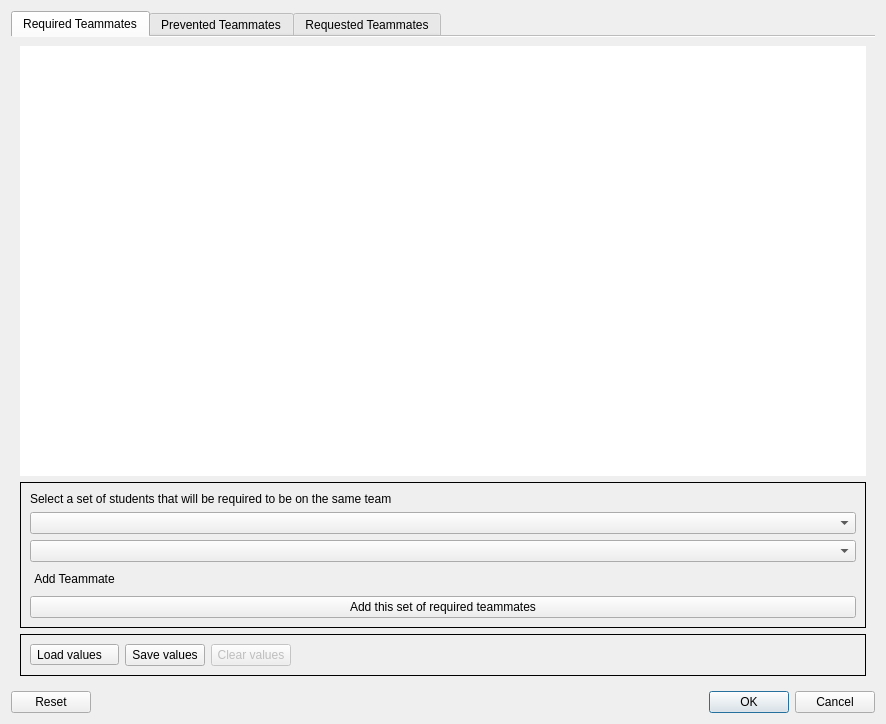
<?xml version="1.0" encoding="UTF-8"?>
<ui version="4.0">
 <class>TeammatesRulesDialog</class>
 <widget class="QDialog" name="TeammatesRulesDialog">
  <property name="geometry">
   <rect>
    <x>0</x>
    <y>0</y>
    <width>886</width>
    <height>724</height>
   </rect>
  </property>
  <property name="windowTitle">
   <string>Dialog</string>
  </property>
  <layout class="QGridLayout" name="gridLayout">
   <item row="1" column="0">
    <widget class="QDialogButtonBox" name="buttonBox">
     <property name="orientation">
      <enum>Qt::Horizontal</enum>
     </property>
     <property name="standardButtons">
      <set>QDialogButtonBox::Cancel|QDialogButtonBox::Ok|QDialogButtonBox::Reset</set>
     </property>
    </widget>
   </item>
   <item row="0" column="0">
    <widget class="QTabWidget" name="tabWidget">
     <property name="currentIndex">
      <number>0</number>
     </property>
     <property name="usesScrollButtons">
      <bool>false</bool>
     </property>
     <property name="documentMode">
      <bool>true</bool>
     </property>
     <widget class="QWidget" name="requiredTab">
      <attribute name="title">
       <string>Required Teammates</string>
      </attribute>
      <layout class="QVBoxLayout" name="reqVerticalLayout">
       <item>
        <widget class="QScrollArea" name="requiredScrollArea">
         <property name="frameShape">
          <enum>QFrame::NoFrame</enum>
         </property>
         <property name="frameShadow">
          <enum>QFrame::Plain</enum>
         </property>
         <property name="lineWidth">
          <number>0</number>
         </property>
         <property name="sizeAdjustPolicy">
          <enum>QAbstractScrollArea::AdjustToContents</enum>
         </property>
         <property name="widgetResizable">
          <bool>true</bool>
         </property>
         <widget class="QWidget" name="requiredScrollAreaWidget">
          <property name="geometry">
           <rect>
            <x>0</x>
            <y>0</y>
            <width>850</width>
            <height>418</height>
           </rect>
          </property>
          <layout class="QVBoxLayout" name="reqScrollAreaLayout">
           <property name="spacing">
            <number>0</number>
           </property>
           <property name="leftMargin">
            <number>0</number>
           </property>
           <property name="topMargin">
            <number>0</number>
           </property>
           <property name="rightMargin">
            <number>0</number>
           </property>
           <property name="bottomMargin">
            <number>0</number>
           </property>
           <item>
            <widget class="QTableWidget" name="required_tableWidget">
             <property name="frameShape">
              <enum>QFrame::NoFrame</enum>
             </property>
             <property name="frameShadow">
              <enum>QFrame::Plain</enum>
             </property>
             <property name="editTriggers">
              <set>QAbstractItemView::NoEditTriggers</set>
             </property>
             <property name="showDropIndicator" stdset="0">
              <bool>false</bool>
             </property>
             <property name="dragDropOverwriteMode">
              <bool>false</bool>
             </property>
             <property name="alternatingRowColors">
              <bool>true</bool>
             </property>
             <property name="selectionMode">
              <enum>QAbstractItemView::NoSelection</enum>
             </property>
             <property name="cornerButtonEnabled">
              <bool>false</bool>
             </property>
            </widget>
           </item>
          </layout>
         </widget>
        </widget>
       </item>
       <item>
        <widget class="QFrame" name="required_addFrame">
         <property name="frameShape">
          <enum>QFrame::Box</enum>
         </property>
         <property name="frameShadow">
          <enum>QFrame::Plain</enum>
         </property>
         <layout class="QVBoxLayout" name="verticalLayout_3">
          <item>
           <widget class="QLabel" name="required_explanationLabel">
            <property name="lineWidth">
             <number>0</number>
            </property>
            <property name="text">
             <string>Select a set of students that will be required to be on the same team</string>
            </property>
           </widget>
          </item>
          <item>
           <widget class="QComboBox" name="required_studentSelectComboBox">
            <property name="placeholderText">
             <string>Select a required teammate:</string>
            </property>
           </widget>
          </item>
          <item>
           <widget class="QComboBox" name="required_studentSelectComboBox2">
            <property name="placeholderText">
             <string>Select a required teammate:</string>
            </property>
           </widget>
          </item>
          <item alignment="Qt::AlignLeft">
           <widget class="QPushButton" name="required_addTeammatePushButton">
            <property name="text">
             <string>Add Teammate</string>
            </property>
            <property name="icon">
             <iconset resource="../gruepr.qrc">
              <normaloff>:/icons_new/addButton_black.png</normaloff>:/icons_new/addButton_black.png</iconset>
            </property>
            <property name="flat">
             <bool>true</bool>
            </property>
           </widget>
          </item>
          <item>
           <widget class="QPushButton" name="required_addSetPushButton">
            <property name="text">
             <string>Add this set of required teammates</string>
            </property>
           </widget>
          </item>
         </layout>
        </widget>
       </item>
       <item>
        <widget class="QFrame" name="required_valuesFrame">
         <property name="frameShape">
          <enum>QFrame::Box</enum>
         </property>
         <layout class="QHBoxLayout" name="requiredValuesLayout">
          <property name="leftMargin">
           <number>9</number>
          </property>
          <property name="topMargin">
           <number>9</number>
          </property>
          <property name="rightMargin">
           <number>9</number>
          </property>
          <property name="bottomMargin">
           <number>9</number>
          </property>
          <item alignment="Qt::AlignLeft">
           <widget class="QToolButton" name="required_loadButton">
            <property name="text">
             <string>Load values   </string>
            </property>
            <property name="popupMode">
             <enum>QToolButton::InstantPopup</enum>
            </property>
            <property name="toolButtonStyle">
             <enum>Qt::ToolButtonTextBesideIcon</enum>
            </property>
           </widget>
          </item>
          <item alignment="Qt::AlignLeft">
           <widget class="QPushButton" name="required_saveButton">
            <property name="text">
             <string>Save values</string>
            </property>
           </widget>
          </item>
          <item alignment="Qt::AlignLeft">
           <widget class="QPushButton" name="required_clearButton">
            <property name="enabled">
             <bool>false</bool>
            </property>
            <property name="text">
             <string>Clear values</string>
            </property>
           </widget>
          </item>
          <item>
           <spacer name="horizontalSpacer">
            <property name="orientation">
             <enum>Qt::Horizontal</enum>
            </property>
            <property name="sizeHint" stdset="0">
             <size>
              <width>40</width>
              <height>20</height>
             </size>
            </property>
           </spacer>
          </item>
         </layout>
        </widget>
       </item>
      </layout>
     </widget>
     <widget class="QWidget" name="preventedTab">
      <attribute name="title">
       <string>Prevented Teammates</string>
      </attribute>
      <layout class="QVBoxLayout" name="incompVerticalLayout">
       <item>
        <widget class="QScrollArea" name="preventedScrollArea">
         <property name="frameShape">
          <enum>QFrame::NoFrame</enum>
         </property>
         <property name="frameShadow">
          <enum>QFrame::Plain</enum>
         </property>
         <property name="lineWidth">
          <number>0</number>
         </property>
         <property name="horizontalScrollBarPolicy">
          <enum>Qt::ScrollBarAlwaysOff</enum>
         </property>
         <property name="sizeAdjustPolicy">
          <enum>QAbstractScrollArea::AdjustToContents</enum>
         </property>
         <property name="widgetResizable">
          <bool>true</bool>
         </property>
         <widget class="QWidget" name="preventedScrollAreaWidget">
          <property name="geometry">
           <rect>
            <x>0</x>
            <y>0</y>
            <width>850</width>
            <height>418</height>
           </rect>
          </property>
          <layout class="QVBoxLayout" name="incompScrollAreaLayout">
           <property name="spacing">
            <number>0</number>
           </property>
           <property name="leftMargin">
            <number>0</number>
           </property>
           <property name="topMargin">
            <number>0</number>
           </property>
           <property name="rightMargin">
            <number>0</number>
           </property>
           <property name="bottomMargin">
            <number>0</number>
           </property>
           <item>
            <widget class="QTableWidget" name="prevented_tableWidget">
             <property name="frameShape">
              <enum>QFrame::NoFrame</enum>
             </property>
             <property name="frameShadow">
              <enum>QFrame::Plain</enum>
             </property>
             <property name="editTriggers">
              <set>QAbstractItemView::NoEditTriggers</set>
             </property>
             <property name="showDropIndicator" stdset="0">
              <bool>false</bool>
             </property>
             <property name="dragDropOverwriteMode">
              <bool>false</bool>
             </property>
             <property name="alternatingRowColors">
              <bool>true</bool>
             </property>
             <property name="selectionMode">
              <enum>QAbstractItemView::NoSelection</enum>
             </property>
             <property name="cornerButtonEnabled">
              <bool>false</bool>
             </property>
            </widget>
           </item>
          </layout>
         </widget>
        </widget>
       </item>
       <item>
        <widget class="QFrame" name="prevented_addFrame">
         <property name="frameShape">
          <enum>QFrame::StyledPanel</enum>
         </property>
         <property name="frameShadow">
          <enum>QFrame::Raised</enum>
         </property>
         <layout class="QVBoxLayout" name="verticalLayout_4">
          <item>
           <widget class="QLabel" name="prevented_explanationLabel">
            <property name="lineWidth">
             <number>0</number>
            </property>
            <property name="text">
             <string>Select a set of students that will be prevented from being on the same team</string>
            </property>
           </widget>
          </item>
          <item>
           <widget class="QComboBox" name="prevented_studentSelectComboBox">
            <property name="placeholderText">
             <string>Select a prevented teammate:</string>
            </property>
           </widget>
          </item>
          <item>
           <widget class="QComboBox" name="prevented_studentSelectComboBox2">
            <property name="placeholderText">
             <string>Select a prevented teammate:</string>
            </property>
           </widget>
          </item>
          <item alignment="Qt::AlignLeft">
           <widget class="QPushButton" name="prevented_addTeammatePushButton">
            <property name="text">
             <string>Add Teammate</string>
            </property>
            <property name="icon">
             <iconset resource="../gruepr.qrc">
              <normaloff>:/icons_new/addButton_black.png</normaloff>:/icons_new/addButton_black.png</iconset>
            </property>
            <property name="flat">
             <bool>true</bool>
            </property>
           </widget>
          </item>
          <item>
           <widget class="QPushButton" name="prevented_addSetPushButton">
            <property name="text">
             <string>Add this set of required teammates</string>
            </property>
           </widget>
          </item>
         </layout>
        </widget>
       </item>
       <item>
        <widget class="QFrame" name="prevented_valuesFrame">
         <property name="frameShape">
          <enum>QFrame::Box</enum>
         </property>
         <layout class="QHBoxLayout" name="preventedValuesLayout">
          <property name="leftMargin">
           <number>9</number>
          </property>
          <property name="topMargin">
           <number>9</number>
          </property>
          <property name="rightMargin">
           <number>9</number>
          </property>
          <property name="bottomMargin">
           <number>9</number>
          </property>
          <item alignment="Qt::AlignLeft">
           <widget class="QToolButton" name="prevented_loadButton">
            <property name="text">
             <string>Load values   </string>
            </property>
            <property name="popupMode">
             <enum>QToolButton::InstantPopup</enum>
            </property>
            <property name="toolButtonStyle">
             <enum>Qt::ToolButtonTextBesideIcon</enum>
            </property>
           </widget>
          </item>
          <item alignment="Qt::AlignLeft">
           <widget class="QPushButton" name="prevented_saveButton">
            <property name="text">
             <string>Save values</string>
            </property>
           </widget>
          </item>
          <item alignment="Qt::AlignLeft">
           <widget class="QPushButton" name="prevented_clearButton">
            <property name="enabled">
             <bool>false</bool>
            </property>
            <property name="text">
             <string>Clear values</string>
            </property>
           </widget>
          </item>
          <item>
           <spacer name="horizontalSpacer_2">
            <property name="orientation">
             <enum>Qt::Horizontal</enum>
            </property>
            <property name="sizeHint" stdset="0">
             <size>
              <width>40</width>
              <height>20</height>
             </size>
            </property>
           </spacer>
          </item>
         </layout>
        </widget>
       </item>
      </layout>
     </widget>
     <widget class="QWidget" name="requestedTab">
      <attribute name="title">
       <string>Requested Teammates</string>
      </attribute>
      <layout class="QVBoxLayout" name="verticalLayout">
       <item>
        <layout class="QHBoxLayout" name="horizontalLayout">
         <property name="topMargin">
          <number>0</number>
         </property>
         <item alignment="Qt::AlignLeft">
          <widget class="QLabel" name="requested_numRequestsExplanation">
           <property name="text">
            <string>From their list of requests, each student will be put on a team with at least:</string>
           </property>
          </widget>
         </item>
         <item alignment="Qt::AlignLeft">
          <widget class="QSpinBox" name="requested_numRequestsSpinBox">
           <property name="suffix">
            <string> teammate </string>
           </property>
           <property name="minimum">
            <number>1</number>
           </property>
           <property name="maximum">
            <number>10</number>
           </property>
           <property name="value">
            <number>1</number>
           </property>
          </widget>
         </item>
         <item>
          <spacer name="horizontalSpacer_4">
           <property name="orientation">
            <enum>Qt::Horizontal</enum>
           </property>
           <property name="sizeHint" stdset="0">
            <size>
             <width>40</width>
             <height>20</height>
            </size>
           </property>
          </spacer>
         </item>
         <item>
          <widget class="LabelWithInstantTooltip" name="requested_lightbulb">
           <property name="pixmap">
            <pixmap resource="../gruepr.qrc">:/icons_new/lightbulb.png</pixmap>
           </property>
          </widget>
         </item>
         <item>
          <widget class="LabelWithInstantTooltip" name="requested_whatsThisLabel">
           <property name="text">
            <string>What is a &quot;requested teammate&quot;?</string>
           </property>
          </widget>
         </item>
        </layout>
       </item>
       <item>
        <widget class="QScrollArea" name="requestedScrollArea">
         <property name="frameShape">
          <enum>QFrame::NoFrame</enum>
         </property>
         <property name="frameShadow">
          <enum>QFrame::Plain</enum>
         </property>
         <property name="lineWidth">
          <number>0</number>
         </property>
         <property name="sizeAdjustPolicy">
          <enum>QAbstractScrollArea::AdjustToContents</enum>
         </property>
         <property name="widgetResizable">
          <bool>true</bool>
         </property>
         <widget class="QWidget" name="requestedScrollAreaWidget">
          <property name="geometry">
           <rect>
            <x>0</x>
            <y>0</y>
            <width>850</width>
            <height>342</height>
           </rect>
          </property>
          <layout class="QVBoxLayout" name="reqScrollAreaLayout_2">
           <property name="spacing">
            <number>0</number>
           </property>
           <property name="leftMargin">
            <number>0</number>
           </property>
           <property name="topMargin">
            <number>0</number>
           </property>
           <property name="rightMargin">
            <number>0</number>
           </property>
           <property name="bottomMargin">
            <number>0</number>
           </property>
           <item>
            <widget class="QTableWidget" name="requested_tableWidget">
             <property name="frameShape">
              <enum>QFrame::NoFrame</enum>
             </property>
             <property name="frameShadow">
              <enum>QFrame::Plain</enum>
             </property>
             <property name="editTriggers">
              <set>QAbstractItemView::NoEditTriggers</set>
             </property>
             <property name="showDropIndicator" stdset="0">
              <bool>false</bool>
             </property>
             <property name="dragDropOverwriteMode">
              <bool>false</bool>
             </property>
             <property name="alternatingRowColors">
              <bool>true</bool>
             </property>
             <property name="selectionMode">
              <enum>QAbstractItemView::NoSelection</enum>
             </property>
             <property name="cornerButtonEnabled">
              <bool>false</bool>
             </property>
            </widget>
           </item>
          </layout>
         </widget>
        </widget>
       </item>
       <item>
        <widget class="QFrame" name="requested_addFrame">
         <property name="frameShape">
          <enum>QFrame::Box</enum>
         </property>
         <property name="frameShadow">
          <enum>QFrame::Plain</enum>
         </property>
         <property name="lineWidth">
          <number>1</number>
         </property>
         <layout class="QVBoxLayout" name="verticalLayout_2">
          <item>
           <widget class="QLabel" name="requested_explanationLabel">
            <property name="lineWidth">
             <number>0</number>
            </property>
            <property name="text">
             <string>Select a student and match them to a set of requested teammates</string>
            </property>
           </widget>
          </item>
          <item>
           <widget class="QComboBox" name="requested_studentSelectComboBox">
            <property name="placeholderText">
             <string>Select the student:</string>
            </property>
           </widget>
          </item>
          <item>
           <widget class="Line" name="line">
            <property name="frameShadow">
             <enum>QFrame::Plain</enum>
            </property>
            <property name="orientation">
             <enum>Qt::Horizontal</enum>
            </property>
           </widget>
          </item>
          <item>
           <widget class="QComboBox" name="requested_teammateSelectComboBox">
            <property name="placeholderText">
             <string>Select a requested teammate:</string>
            </property>
           </widget>
          </item>
          <item alignment="Qt::AlignLeft">
           <widget class="QPushButton" name="requested_addTeammatePushButton">
            <property name="text">
             <string>Add Teammate</string>
            </property>
            <property name="icon">
             <iconset resource="../gruepr.qrc">
              <normaloff>:/icons_new/addButton_black.png</normaloff>:/icons_new/addButton_black.png</iconset>
            </property>
            <property name="flat">
             <bool>true</bool>
            </property>
           </widget>
          </item>
          <item>
           <widget class="QPushButton" name="requested_addSetPushButton">
            <property name="text">
             <string>Add this set of requested teammates</string>
            </property>
           </widget>
          </item>
         </layout>
        </widget>
       </item>
       <item>
        <widget class="QFrame" name="requested_valuesFrame">
         <property name="frameShape">
          <enum>QFrame::Box</enum>
         </property>
         <layout class="QHBoxLayout" name="requestedValuesLayout">
          <property name="leftMargin">
           <number>9</number>
          </property>
          <property name="topMargin">
           <number>9</number>
          </property>
          <property name="rightMargin">
           <number>9</number>
          </property>
          <property name="bottomMargin">
           <number>9</number>
          </property>
          <item alignment="Qt::AlignLeft">
           <widget class="QToolButton" name="requested_loadButton">
            <property name="text">
             <string>Load values   </string>
            </property>
            <property name="popupMode">
             <enum>QToolButton::InstantPopup</enum>
            </property>
            <property name="toolButtonStyle">
             <enum>Qt::ToolButtonTextBesideIcon</enum>
            </property>
           </widget>
          </item>
          <item alignment="Qt::AlignLeft">
           <widget class="QPushButton" name="requested_saveButton">
            <property name="text">
             <string>Save values</string>
            </property>
           </widget>
          </item>
          <item alignment="Qt::AlignLeft">
           <widget class="QPushButton" name="requested_clearButton">
            <property name="enabled">
             <bool>false</bool>
            </property>
            <property name="text">
             <string>Clear values</string>
            </property>
           </widget>
          </item>
          <item>
           <spacer name="horizontalSpacer_3">
            <property name="orientation">
             <enum>Qt::Horizontal</enum>
            </property>
            <property name="sizeHint" stdset="0">
             <size>
              <width>40</width>
              <height>20</height>
             </size>
            </property>
           </spacer>
          </item>
         </layout>
        </widget>
       </item>
      </layout>
     </widget>
    </widget>
   </item>
  </layout>
 </widget>
 <customwidgets>
  <customwidget>
   <class>LabelWithInstantTooltip</class>
   <extends>QLabel</extends>
   <header>widgets/labelWithInstantTooltip.h</header>
  </customwidget>
 </customwidgets>
 <resources>
  <include location="../gruepr.qrc"/>
 </resources>
 <connections>
  <connection>
   <sender>buttonBox</sender>
   <signal>accepted()</signal>
   <receiver>TeammatesRulesDialog</receiver>
   <slot>accept()</slot>
   <hints>
    <hint type="sourcelabel">
     <x>248</x>
     <y>254</y>
    </hint>
    <hint type="destinationlabel">
     <x>157</x>
     <y>274</y>
    </hint>
   </hints>
  </connection>
  <connection>
   <sender>buttonBox</sender>
   <signal>rejected()</signal>
   <receiver>TeammatesRulesDialog</receiver>
   <slot>reject()</slot>
   <hints>
    <hint type="sourcelabel">
     <x>316</x>
     <y>260</y>
    </hint>
    <hint type="destinationlabel">
     <x>286</x>
     <y>274</y>
    </hint>
   </hints>
  </connection>
 </connections>
</ui>
